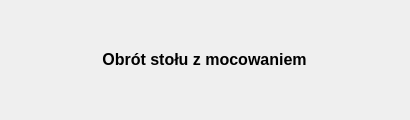
<?xml version="1.0" encoding="UTF-8"?>
<ui version="4.0">
 <class>Form</class>
 <widget class="QWidget" name="Form">
  <property name="geometry">
   <rect>
    <x>0</x>
    <y>0</y>
    <width>410</width>
    <height>120</height>
   </rect>
  </property>
  <property name="windowTitle">
   <string>Proces w toku...</string>
  </property>
  <widget class="QWidget" name="verticalLayoutWidget">
   <property name="geometry">
    <rect>
     <x>40</x>
     <y>20</y>
     <width>331</width>
     <height>81</height>
    </rect>
   </property>
   <layout class="QVBoxLayout" name="verticalLayout"/>
  </widget>
  <widget class="QLabel" name="label">
   <property name="geometry">
    <rect>
     <x>50</x>
     <y>20</y>
     <width>309</width>
     <height>79</height>
    </rect>
   </property>
   <property name="font">
    <font>
     <pointsize>12</pointsize>
     <weight>75</weight>
     <bold>true</bold>
    </font>
   </property>
   <property name="text">
    <string>Obrót stołu z mocowaniem</string>
   </property>
   <property name="alignment">
    <set>Qt::AlignCenter</set>
   </property>
   <property name="wordWrap">
    <bool>true</bool>
   </property>
  </widget>
 </widget>
 <resources/>
 <connections/>
</ui>
